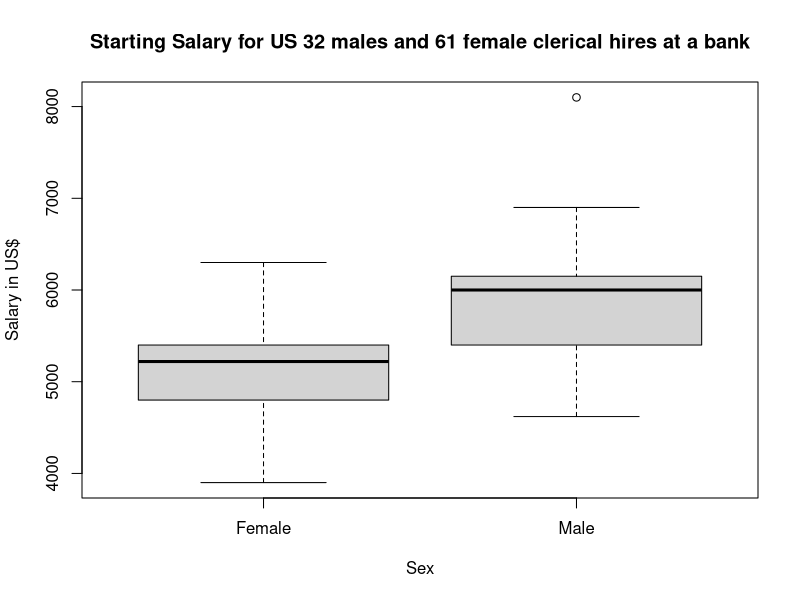
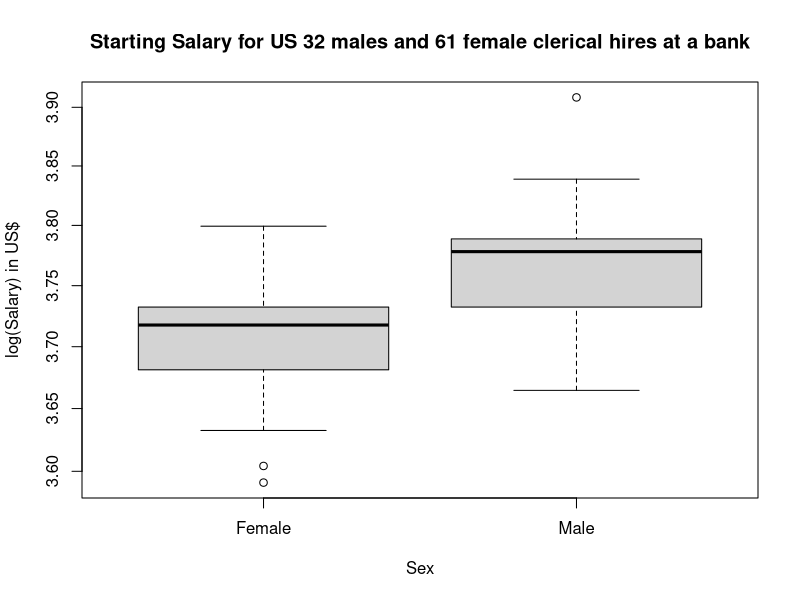

These figures' R source, in order:
## ---- chunk 1
salary.data <- read.csv('data_24.csv')
head(salary.data)
salary.female <- salary.data[salary.data$Sex=="Female",]$Salary
salary.male <- salary.data[salary.data$Sex=="Male",]$Salary
## ---- chunk 2
boxplot(Salary~Sex,data=salary.data, main="Starting Salary for US 32 males and 61 female clerical hires at a bank", log="",
    xlab="Sex", ylab="Salary in US$")
## ---- chunk 3
boxplot(log10(Salary)~Sex,data=salary.data, main="Starting Salary for US 32 males and 61 female clerical hires at a bank", log = "y",
    xlab="Sex", ylab="log(Salary) in US$")
## ---- chunk 4
tt<-t.test(log10(salary.male), log10(salary.female), alternative = "greater")
dm <- tt$estimate[1]-tt$estimate[2]
dm <- unname(dm)
CI1<-tt$conf.int[1]
CI2<-2*dm-CI1
## ---- chunk 5
estimate <- exp(dm)
lower.ci <- exp(CI1)
upper.ci <- exp(CI2)
estimate
lower.ci
upper.ci
## ---- chunk 6
data <- read.csv('data_25.csv')
vietnam <- data[data$Veteran=="Vietnam",]$Dioxin
other <- data[data$Veteran=="Other",]$Dioxin

vietnam.without <- vietnam[c(1:644)]

tt.with <- t.test(vietnam, other, alternative="greater")
tt.with
## ---- chunk 7
tt.with <- t.test(vietnam.without, other, alternative="greater")
tt.with

